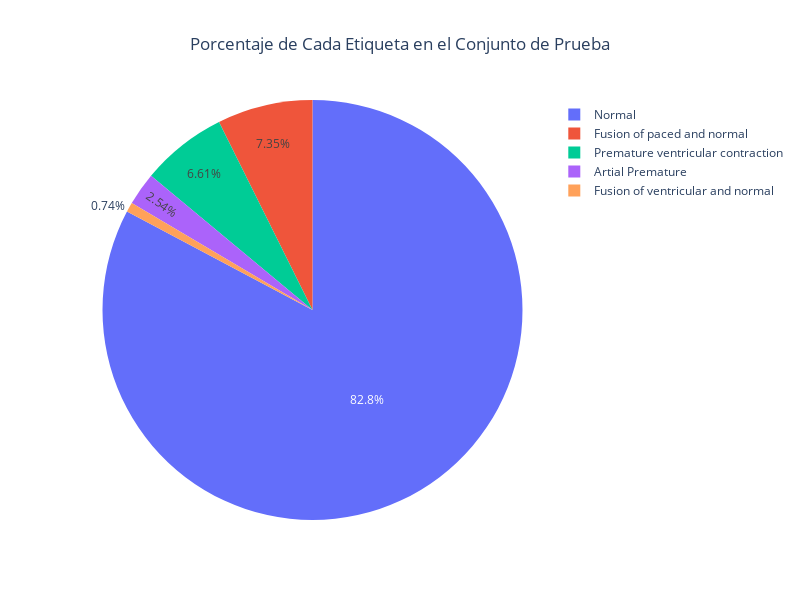

Notebook source saved alongside this figure:
### Code cell
# Conteo de etiquetas en el conjunto de prueba
value_counts_test = pd.Series(y_test).value_counts().sort_index()  # Obtener conteo de cada clase
value_counts_test.index = value_counts_test.index.map(labels)  # Renombrar índices con etiquetas legibles

# Crear gráfica de pastel para el conjunto de prueba
pie_fig_test = px.pie(
    names=value_counts_test.index,
    values=value_counts_test.values,
    title="Porcentaje de Cada Etiqueta en el Conjunto de Prueba"
)

# Configuración de diseño
pie_fig_test.update_layout(title_x=0.5, width=800, height=600)

# Conteos de etiquetas en el conjunto de prueba
print("\nDistribución en el conjunto de prueba:")
print(pd.Series(y_test).value_counts().sort_index())

# Mostrar gráfica
pie_fig_test.show()

### Figure 1 — Plotly figure (JSON) as saved in the notebook; plotly's stock layout.template omitted (floating-point values rounded to 4 significant figures)
{"data": [{"domain": {"x": [0, 1], "y": [0, 1]}, "hovertemplate": "label=%{label}<br>value=%{value}<extra></extra>", "labels": ["Normal", "Artial Premature", "Premature ventricular contraction", "Fusion of ventricular and normal", "Fusion of paced and normal"], "legendgroup": "", "name": "", "showlegend": true, "type": "pie", "values": [18118, 556, 1448, 162, 1608]}], "layout": {"height": 600, "legend": {"tracegroupgap": 0}, "title": {"text": "Porcentaje de Cada Etiqueta en el Conjunto de Prueba", "x": 0.5}, "width": 800}}
